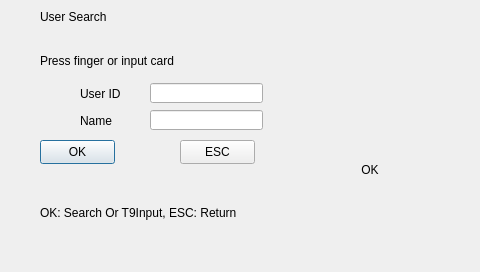
<ui version="4.0" >
 <class>UserSearch</class>
 <widget class="QDialog" name="UserSearch" >
  <property name="geometry" >
   <rect>
    <x>0</x>
    <y>0</y>
    <width>480</width>
    <height>272</height>
   </rect>
  </property>
  <property name="windowTitle" >
   <string>Dialog</string>
  </property>
  <widget class="QLabel" name="lblBackground" >
   <property name="geometry" >
    <rect>
     <x>0</x>
     <y>0</y>
     <width>480</width>
     <height>272</height>
    </rect>
   </property>
   <property name="text" >
    <string/>
   </property>
   <property name="pixmap" >
    <pixmap resource="../sb3000.qrc" >:/images/res/bg-main.png</pixmap>
   </property>
   <property name="scaledContents" >
    <bool>false</bool>
   </property>
  </widget>
  <widget class="QLabel" name="lblIcon" >
   <property name="geometry" >
    <rect>
     <x>30</x>
     <y>84</y>
     <width>40</width>
     <height>40</height>
    </rect>
   </property>
   <property name="text" >
    <string/>
   </property>
   <property name="pixmap" >
    <pixmap resource="../sb3000.qrc" >:/images/res/DATAVIEW.png</pixmap>
   </property>
   <property name="scaledContents" >
    <bool>true</bool>
   </property>
  </widget>
  <widget class="QLabel" name="lblID" >
   <property name="geometry" >
    <rect>
     <x>80</x>
     <y>83</y>
     <width>61</width>
     <height>21</height>
    </rect>
   </property>
   <property name="text" >
    <string>User ID</string>
   </property>
  </widget>
  <widget class="QLineEdit" name="txtID" >
   <property name="geometry" >
    <rect>
     <x>150</x>
     <y>83</y>
     <width>113</width>
     <height>20</height>
    </rect>
   </property>
   <property name="maxLength" >
    <number>9</number>
   </property>
  </widget>
  <widget class="QLabel" name="lblStatus" >
   <property name="geometry" >
    <rect>
     <x>40</x>
     <y>50</y>
     <width>221</width>
     <height>21</height>
    </rect>
   </property>
   <property name="text" >
    <string>Press finger or input card</string>
   </property>
   <property name="alignment" >
    <set>Qt::AlignLeading|Qt::AlignLeft|Qt::AlignVCenter</set>
   </property>
  </widget>
  <widget class="QPushButton" name="btnOK" >
   <property name="geometry" >
    <rect>
     <x>40</x>
     <y>140</y>
     <width>75</width>
     <height>24</height>
    </rect>
   </property>
   <property name="text" >
    <string>OK</string>
   </property>
  </widget>
  <widget class="QPushButton" name="btnESC" >
   <property name="geometry" >
    <rect>
     <x>180</x>
     <y>140</y>
     <width>75</width>
     <height>24</height>
    </rect>
   </property>
   <property name="text" >
    <string>ESC</string>
   </property>
  </widget>
  <widget class="QLabel" name="lblName" >
   <property name="geometry" >
    <rect>
     <x>80</x>
     <y>110</y>
     <width>61</width>
     <height>21</height>
    </rect>
   </property>
   <property name="text" >
    <string>Name</string>
   </property>
  </widget>
  <widget class="QLineEdit" name="txtName" >
   <property name="geometry" >
    <rect>
     <x>150</x>
     <y>110</y>
     <width>113</width>
     <height>20</height>
    </rect>
   </property>
   <property name="maxLength" >
    <number>8</number>
   </property>
  </widget>
  <widget class="QLabel" name="lblStatusbar" >
   <property name="geometry" >
    <rect>
     <x>0</x>
     <y>200</y>
     <width>320</width>
     <height>40</height>
    </rect>
   </property>
   <property name="text" >
    <string/>
   </property>
  </widget>
  <widget class="QLabel" name="label" >
   <property name="geometry" >
    <rect>
     <x>0</x>
     <y>200</y>
     <width>320</width>
     <height>40</height>
    </rect>
   </property>
   <property name="text" >
    <string/>
   </property>
   <property name="pixmap" >
    <pixmap resource="../sb3000.qrc" >:/images/res/bottom.png</pixmap>
   </property>
   <property name="scaledContents" >
    <bool>true</bool>
   </property>
  </widget>
  <widget class="QLabel" name="lblStatusText" >
   <property name="geometry" >
    <rect>
     <x>40</x>
     <y>200</y>
     <width>270</width>
     <height>25</height>
    </rect>
   </property>
   <property name="text" >
    <string>OK: Search Or T9Input, ESC: Return </string>
   </property>
  </widget>
  <widget class="QLabel" name="lblStatusIcon" >
   <property name="geometry" >
    <rect>
     <x>20</x>
     <y>205</y>
     <width>16</width>
     <height>16</height>
    </rect>
   </property>
   <property name="text" >
    <string/>
   </property>
   <property name="pixmap" >
    <pixmap resource="../sb3000.qrc" >:/images/res/icon-help.png</pixmap>
   </property>
  </widget>
  <widget class="QLabel" name="lblBackgroundFrame" >
   <property name="geometry" >
    <rect>
     <x>12</x>
     <y>34</y>
     <width>456</width>
     <height>238</height>
    </rect>
   </property>
   <property name="text" >
    <string/>
   </property>
   <property name="pixmap" >
    <pixmap resource="../sb3000.qrc" >:/images/res/bg-menu.png</pixmap>
   </property>
  </widget>
  <widget class="QLabel" name="lblTitleBackground" >
   <property name="geometry" >
    <rect>
     <x>0</x>
     <y>0</y>
     <width>400</width>
     <height>34</height>
    </rect>
   </property>
   <property name="text" >
    <string/>
   </property>
   <property name="pixmap" >
    <pixmap resource="../sb3000.qrc" >:/images/res/title-1.png</pixmap>
   </property>
  </widget>
  <widget class="QLabel" name="lblTitleIcon" >
   <property name="geometry" >
    <rect>
     <x>9</x>
     <y>5</y>
     <width>26</width>
     <height>26</height>
    </rect>
   </property>
   <property name="text" >
    <string/>
   </property>
   <property name="pixmap" >
    <pixmap resource="../sb3000.qrc" >:/images/res/SEARCH_USER.png</pixmap>
   </property>
   <property name="scaledContents" >
    <bool>true</bool>
   </property>
  </widget>
  <widget class="QLabel" name="lblTitleText" >
   <property name="geometry" >
    <rect>
     <x>40</x>
     <y>3</y>
     <width>273</width>
     <height>28</height>
    </rect>
   </property>
   <property name="text" >
    <string>User Search</string>
   </property>
  </widget>
  <widget class="QLabel" name="lblEsc" >
   <property name="geometry" >
    <rect>
     <x>400</x>
     <y>0</y>
     <width>80</width>
     <height>34</height>
    </rect>
   </property>
   <property name="text" >
    <string/>
   </property>
   <property name="pixmap" >
    <pixmap resource="../sb3000.qrc" >:/images/res/esc.png</pixmap>
   </property>
  </widget>
  <widget class="QLabel" name="lblButtonBackgroud" >
   <property name="geometry" >
    <rect>
     <x>330</x>
     <y>150</y>
     <width>80</width>
     <height>40</height>
    </rect>
   </property>
   <property name="text" >
    <string/>
   </property>
   <property name="pixmap" >
    <pixmap resource="../sb3000.qrc" >:/images/res/bg-button.png</pixmap>
   </property>
  </widget>
  <widget class="QLabel" name="lblButtonTitle" >
   <property name="geometry" >
    <rect>
     <x>345</x>
     <y>156</y>
     <width>50</width>
     <height>28</height>
    </rect>
   </property>
   <property name="text" >
    <string>OK</string>
   </property>
   <property name="alignment" >
    <set>Qt::AlignCenter</set>
   </property>
  </widget>
 </widget>
 <tabstops>
  <tabstop>txtID</tabstop>
  <tabstop>txtName</tabstop>
  <tabstop>btnOK</tabstop>
  <tabstop>btnESC</tabstop>
 </tabstops>
 <resources>
  <include location="../sb3000.qrc" />
 </resources>
 <connections/>
</ui>
